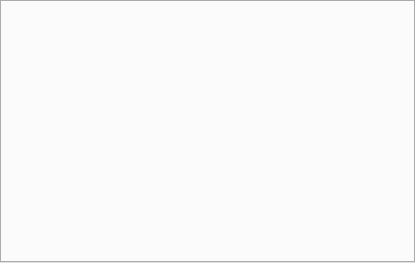
<?xml version="1.0" encoding="UTF-8"?>
<ui version="4.0">
 <class>TabWidget</class>
 <widget class="QTabWidget" name="TabWidget">
  <property name="geometry">
   <rect>
    <x>0</x>
    <y>0</y>
    <width>415</width>
    <height>263</height>
   </rect>
  </property>
  <property name="minimumSize">
   <size>
    <width>415</width>
    <height>0</height>
   </size>
  </property>
  <property name="windowTitle">
   <string>TabWidget</string>
  </property>
 </widget>
 <resources/>
 <connections/>
</ui>
